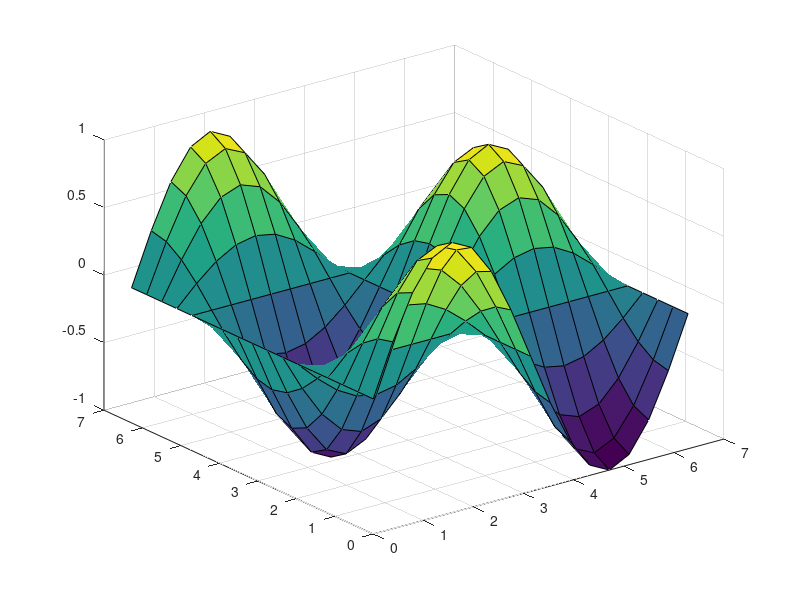

This chart was generated by the following MATLAB code: (Note: this script raises an error after producing the figure.)
clc;
clear;
close all;

%% Define Grid Space and Control Points
dx = pi/8;
dy = dx;
x_start = 0;
x_end = 2*pi;
y_start = 0;
y_end = 2*pi;

res = 100; % resolution of the plots

xvals = linspace(x_start, x_end, (x_end - x_start)/dx + 1);
yvals = linspace(y_start, y_end, (y_end - y_start)/dy + 1);

[XX, YY] = meshgrid(xvals, yvals);
[y_ct, x_ct] = size(XX);

ZZ = sin(XX).*cos(YY);

% analytical derivatives
dfdx = @(x, y) cos(x).*cos(y);
dfdy = @(x,y) -sin(x).*sin(y);
dfdxy = @(x,y) -cos(x).*sin(y);

figure();
surf(XX, YY, ZZ);
% axis([0 dx 0 dy -3 3]); 
grid on;
hold on;
a_mat = zeros([size(XX), 4,4]);

%% Get Fx

fx = zeros(size(XX));
% a_mat(:,:,1) = ZZ;

for row = 1:y_ct
    [~, ~, a_x, b_x, c_x, d_x] = cubic_interp(XX(row,:), ZZ(row,:), res, dfdx(XX(row,1),YY(row,1)), dfdx(XX(row,end), YY(row,end)));
    
    fx(row,1:end) = [b_x, dfdx(XX(row,end), YY(row,end))];
%     a_mat(row, 1:end, 1, 2) = [b_x, dfdx(XX(row,end), YY(row,end))];
%     a_mat(row, 1:end-1, 1, 3) = c_x;
%     a_mat(row, 1:end-1, 1, 4) = d_x;
end

%% Get Fy

fy = zeros(size(XX));

for col = 1:x_ct
    [~, ~, a_y, b_y, c_y, d_y] = cubic_interp(YY(:,col)', ZZ(:,col)', res, dfdy(XX(1,col),YY(1,col)), dfdy(XX(end,col), YY(end, col)));
    
    fy(1:end, col) = [b_y'; dfdy(XX(end,col), YY(end, col))];
%     a_mat(1:end, col, 2, 1) = [b_y'; dfdy(XX(end,col), YY(end, col))];
%     a_mat(1:end-1, col, 3, 1) = c_y';
%     a_mat(1:end-1, col, 4, 1) = d_y';
end

%% Get Fxy

fxy = zeros(size(XX));

% Boundary conditions?
fxy(:,1) = dfdxy(XX(:,1),YY(:,1));
fxy(:,end) = dfdxy(XX(:,end),YY(:,end));
fxy(1,:) = dfdxy(XX(1,:),YY(1,:));
fxy(end,:) = dfdxy(XX(end,:),YY(end,:));


for row = 2:y_ct-1
    for col = 2:x_ct-1
        fxy(row, col) = (ZZ(row+1,col+1) + ZZ(row-1, col-1) - ZZ(row+1, col-1) - ZZ(row-1, col+1))/(4*dx*dy);        
    end
end

% a_mat(:,:, 2,2) = fxy;


%% Solve for the rest of the coefficients using Gauss-Siedel?

Abar = [1, 0, 0, 0, 0, 0, 0, 0, 0, 0, 0, 0, 0, 0, 0, 0;...
        1, dx, dx^2, dx^3, 0, 0, 0, 0, 0, 0, 0, 0, 0, 0, 0, 0;...
        1, 0, 0, 0, dy, 0, 0, 0, dy^2, 0, 0, 0, dy^3, 0, 0, 0;...
        1, dx, dx^2, dx^3, dy, dx*dy, dx^2*dy, dx^3*dy, dy^2, dx*dy^2, dx^2*dy^2, dx^3*dy^2, dy^3, dx*dy^3, dx^2*dy^3, dx^3*dy^3;...
        0, 1, 0, 0, 0, 0, 0, 0, 0, 0, 0, 0, 0, 0, 0, 0;...
        0, 1, 2*dx, 3*dx^2, 0, 0, 0, 0, 0, 0, 0, 0, 0, 0, 0, 0;...
        0, 1, 0, 0, 0, dy, 0, 0, 0, dy^2, 0, 0, 0, dy^3, 0, 0;... 
        0, 1, 2*dx, 3*dx^2, 0, dy, 2*dx*dy, 3*dx^2*dy, 0, dy^2, 2*dx*dy^2, 3*dx^2*dy^2, 0, dy^3, 2*dx*dy^3, 3*dx^2*dy^3;... #fx(1,1)
        0, 0, 0, 0, 1, 0, 0, 0, 0, 0, 0, 0, 0, 0, 0, 0;...
        0, 0, 0, 0, 1, dx, dx^2, dx^3, 0, 0, 0, 0, 0, 0, 0, 0;...
        0, 0, 0, 0, 1, 0, 0, 0, 2*dy, 0, 0, 0, 3*dy^2, 0, 0, 0,;... 
        0, 0, 0, 0, 1, dx, dx^2, dx^3, 2*dy, 2*dx*dy, 2*dx^2*dy, 2*dx^3*dy, 3*dy^2, 3*dx*dy^2, dx^2*3*dy^2, dx^3*3*dy^2;... # fy(1,1)
        0, 0, 0, 0, 0, 1, 0, 0, 0, 0, 0, 0, 0, 0, 0, 0;...
        0, 0, 0, 0, 0, 1, 2*dx, 3*dx^2, 0, 0, 0, 0, 0, 0, 0, 0;...
        0, 0, 0, 0, 0, 1, 0, 0, 0, 2*dy, 0, 0, 0, 3*dy^2, 0, 0, ;... 
        0, 0, 0, 0, 0, 1, 2*dx, 3*dx^2, 0, 2*dy, 2*2*dx*dy, 2*3*dx^2*dy, 0, 3*dx*dy^2, 2*dx*3*dy^2, 3*dx^2*3*dy^2;... # fxy(1,1)
        ];
    
        
for jj = 1:y_ct-1
    for ii = 1:x_ct-1
       fbar = [ZZ(jj, ii);
               ZZ(jj, ii+1);
               ZZ(jj+1, ii);
               ZZ(jj+1, ii+1);
               fx(jj, ii);
               fx(jj, ii+1);
               fx(jj+1, ii);
               fx(jj+1, ii+1);
               fy(jj, ii);
               fy(jj, ii+1);
               fy(jj+1, ii);
               fy(jj+1, ii+1);
               fxy(jj, ii);
               fxy(jj, ii+1);
               fxy(jj+1, ii);
               fxy(jj+1, ii+1);
               ];
        
        a_calc = Abar\fbar;
        a_mat(jj, ii, 1, 1) = a_calc(1);
        a_mat(jj, ii, 2, 1) = a_calc(2);
        a_mat(jj, ii, 3, 1) = a_calc(3);
        a_mat(jj, ii, 4, 1) = a_calc(4);
        a_mat(jj, ii, 1, 2) = a_calc(5);
        a_mat(jj, ii, 2, 2) = a_calc(6);
        a_mat(jj, ii, 3, 2) = a_calc(7);
        a_mat(jj, ii, 4, 2) = a_calc(8);
        a_mat(jj, ii, 1, 3) = a_calc(9);
        a_mat(jj, ii, 2, 3) = a_calc(10);
        a_mat(jj, ii, 3, 3) = a_calc(11);
        a_mat(jj, ii, 4, 3) = a_calc(12);
        a_mat(jj, ii, 1, 4) = a_calc(13);
        a_mat(jj, ii, 2, 4) = a_calc(14);
        a_mat(jj, ii, 3, 4) = a_calc(15);
        a_mat(jj, ii, 4, 4) = a_calc(16);
    end
end

%% Test Plot the first square?

% figure()
for i = 1:y_ct-1
    for ii = 1:x_ct-1
        xtest = linspace(XX(i,ii), XX(i,ii)+dx, 5);
        ytest = linspace(YY(i,ii), YY(i,ii)+dy, 5);

        [xx, yy] = meshgrid(xtest, ytest);
        zz = zeros(size(xx));

        for row = 1:4
            for col = 1:4
                zz = zz + a_mat(i,ii, col, row)*(((xx - XX(i,ii)).^(col-1))).*(((yy - YY(i,ii)).^(row-1)));
            end

        end

        plot3(xx,yy,zz, '.');
        hold on;
        
    end
end